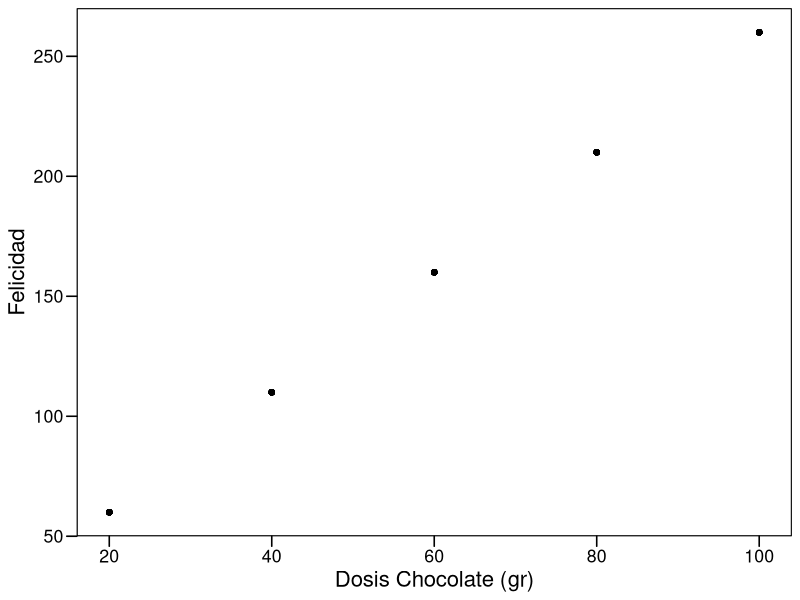
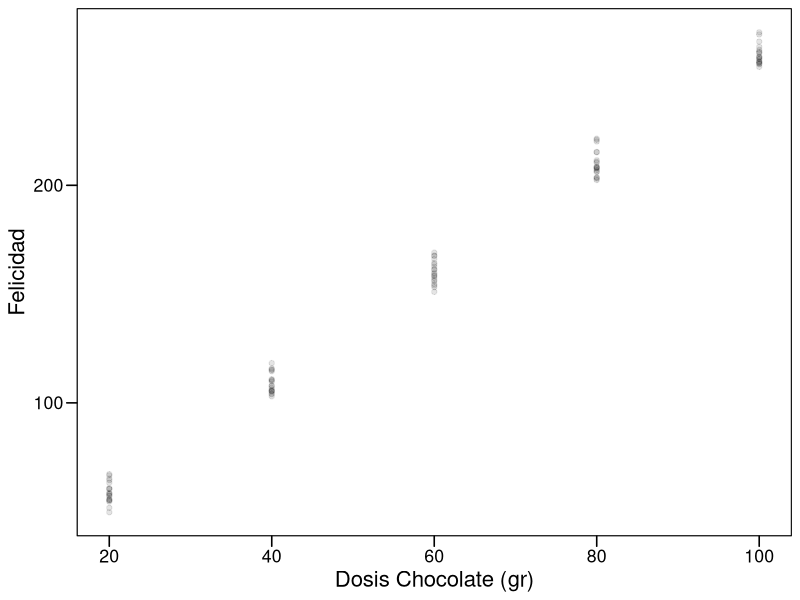
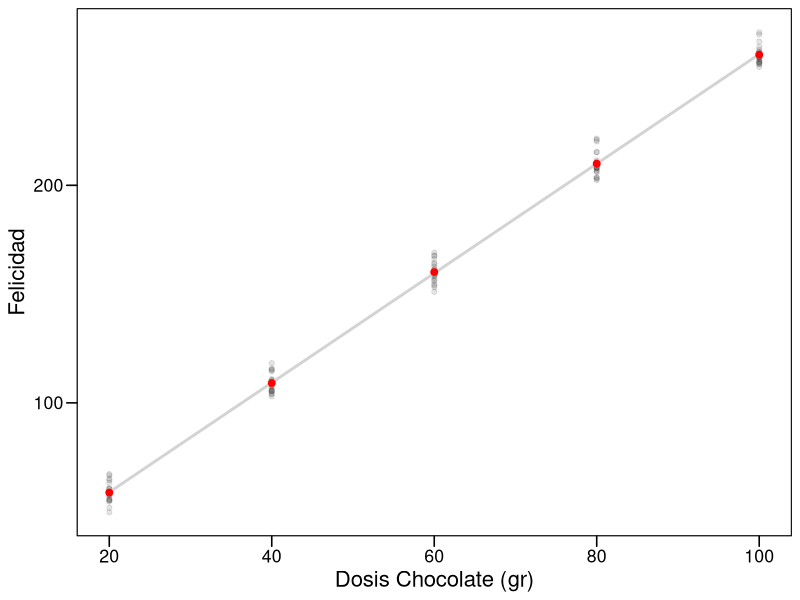
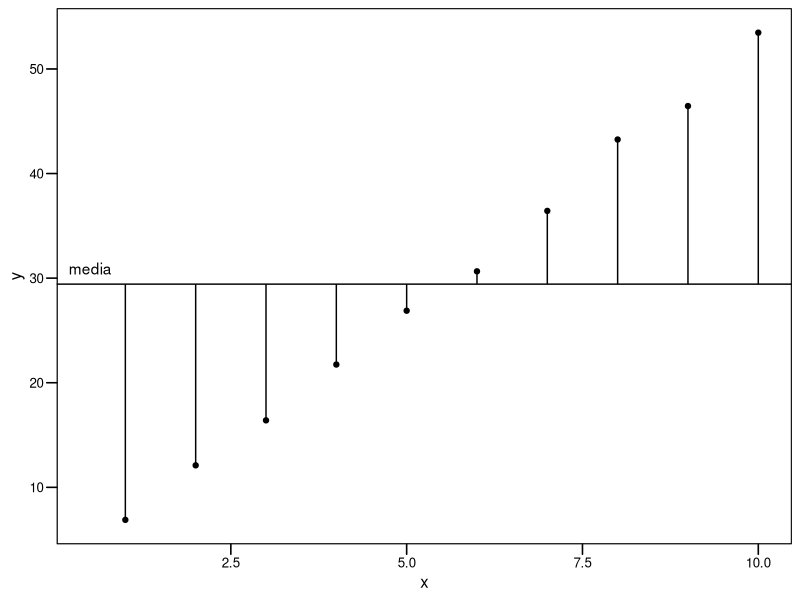
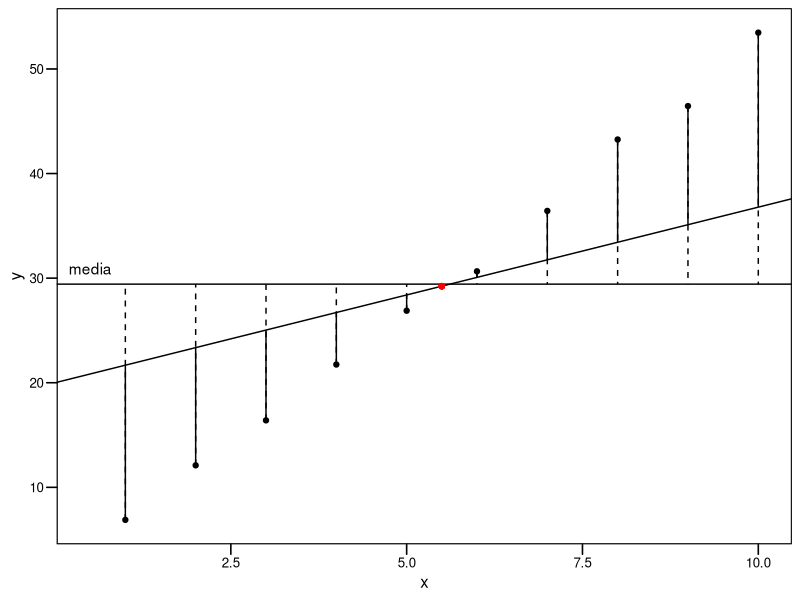
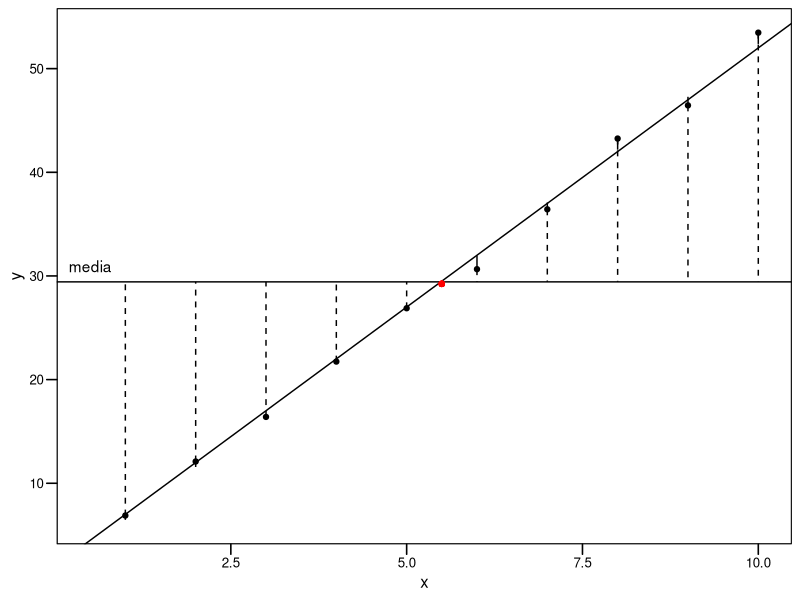
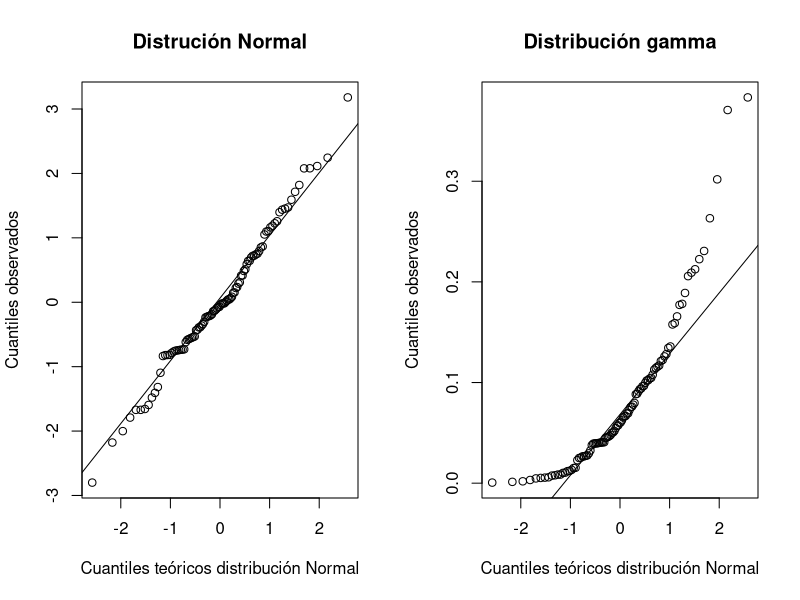
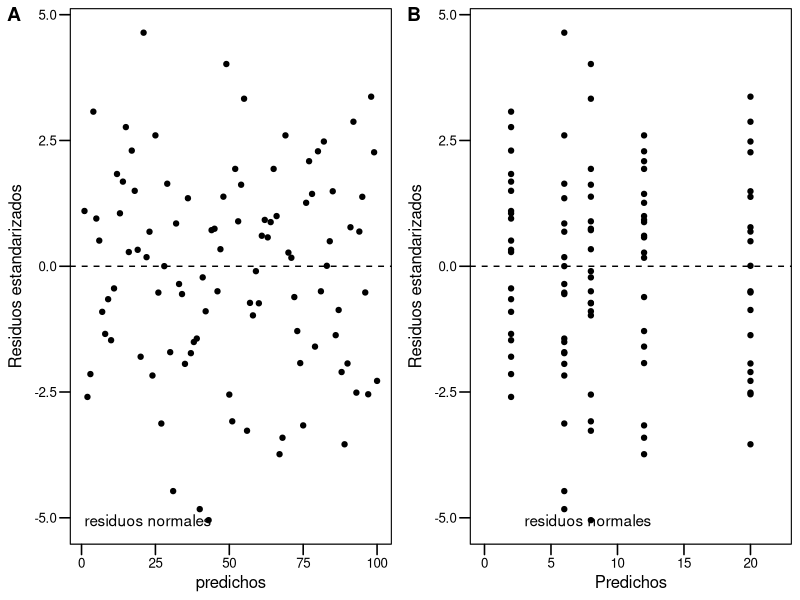

Write the R code that produced these figures, in order.
## ---- chunk 1
library(ggplot2)
suppressPackageStartupMessages(library(ggthemes))

## ---- chunk 2
# Generar participantes
id <- 1:100
# Generar dosis
dosis <- sort(rep(seq(20,100,20), 20))
# Generar respuesta "ideal" 
respuesta <- dosis * 2.5 + 10
# Construir data.frame
datos <- data.frame(id=id,
                    dosis=dosis,
                    respuesta=respuesta)

# Graficar
p <- ggplot(datos, aes(dosis, respuesta))+
      geom_point()+
      xlab("Dosis Chocolate (gr)")+
      ylab("Felicidad")+
      theme_base()+
      theme(plot.background = element_rect(colour = NA))

p

## ---- chunk 3
# semilla
set.seed(444)
# Agregar ruido con distribucion normal (media 0, sd = 5)
datos$respuesta <- datos$respuesta + rnorm(n = 100, mean = 0, sd = 5)

p <- ggplot(datos, aes(dosis, respuesta))+
       geom_point(alpha = 0.1)+
       xlab("Dosis Chocolate (gr)")+
       ylab("Felicidad")+
       theme_base()+
       theme(plot.background = element_rect(colour = NA))

p
## ---- chunk 4

# Graficar
p + geom_smooth(method = "lm", color="lightgray", se=FALSE)+
  stat_summary(fun.y = mean, geom="point", size=2, color="red")
  

## ---- chunk 5

x <- 1:10
y <- 5 * x +  2 + rnorm(10, 0, 1)

qq <- data.frame(x,y)

mylm <- lm(data=qq, y~x)

qq$fitted <- mylm$fitted.values

ggplot(qq, aes(x,y)) +
  geom_abline(slope=0, intercept=mean(y))+
  geom_segment(aes(xend=x, yend=mean(y)))+
  geom_point()+
  annotate("text", x = 0.5, y = mean(y)+ 1.5, 
           label= "media")+
  theme_base(base_size = 12)+
  theme(plot.background = element_rect(colour = NA))

## ---- chunk 6


qq$recta1 <- 92349/55000 *	x	 + 	20


ggplot(qq, aes(x,y)) +
  geom_abline(slope=0, intercept=mean(y))+
  geom_abline(slope=92349/55000, intercept=20)+
  geom_segment(aes(xend=x, yend=mean(y)), lty=2)+
  geom_segment(aes(xend=x, yend=recta1))+
  geom_point()+
  geom_point(aes(x=5.5, y=29.2349), col="red")+
  annotate("text", x = 0.5, y = mean(y)+ 1.5, 
           label= "media")+
  theme_base(base_size = 12)+
  theme(plot.background = element_rect(colour = NA))

## ---- chunk 7
ggplot(qq, aes(x,y)) +
  geom_abline(slope=0, intercept=mean(y))+
  geom_abline(slope=5, intercept=2)+
  geom_segment(aes(xend=x, yend=mean(y)), lty=2)+
  geom_segment(aes(xend=x, yend=fitted))+
  geom_point()+
  geom_point(aes(x=5.5, y=29.2349), col="red")+
  annotate("text", x = 0.5, y = mean(y)+ 1.5, 
           label= "media")+
  theme_base(base_size = 12)+
  theme(plot.background = element_rect(colour = NA))
## ---- chunk 8
# crear modelo
modelo_chocolate <- lm(data=datos,
                       respuesta ~ dosis)
# Ver resultados del modelo
summary(modelo_chocolate)
## ---- chunk 9
# Estimadores
broom::tidy(modelo_chocolate)
## ---- chunk 10
# Herramientas de diagnóstico del ajuste
t(broom::glance(modelo_chocolate))
## ---- chunk 11

par(mfrow=c(1,2))
mynorm <- rnorm(100,0,1)
mygamma <- rgamma(100,1,10)
qqnorm(mynorm,
       xlab="Cuantiles teóricos distribución Normal",
       ylab="Cuantiles observados",
       main="Distrución Normal")
qqline(mynorm)
qqnorm(mygamma,
       xlab="Cuantiles teóricos distribución Normal",
       ylab="Cuantiles observados",
       main="Distribución gamma")
qqline(mygamma)


## ---- chunk 12

# N=100
predichos_group <- c(rep(2, 20), rep(6,20), rep(8, 20),
                     rep(12, 20), rep(20, 20))

predichos <- 1:100

# Data para cada grafico

resid_normal <- rnorm(100, 0, 2)

# Residuos cuadrado

x <- seq(0.1, 10, 0.1)
resid_cuad <- -2 * x^2 + 20 *x + 10

resid_cuad2 <- scale(resid_cuad + rnorm(100,0, 5))


resid_outlier <- resid_normal
resid_outlier[7] <- 20


## Residuos cono

impar <- seq(1, 100, 2)
par <- seq(2,100,2)

resid_cone <- rep(0,100)
resid_cone[impar] <- resid_cone[impar] + exp(1:50/10)
resid_cone[par] <- resid_cone[par] - exp(1:50/10) 

resid_cone[50:100] <- resid_cone[50:100] + rnorm(51,2,5)


# Todos a un data.frame

df <- data.frame(predichos = predichos,
                 predichos_group = predichos_group,
                 resid_normal = resid_normal,
                 resid_outlier = resid_outlier,
                 resid_cuad = resid_cuad2,
                 resid_cone = resid_cone)


# base graph

basegraph_predichos <-  ggplot(df, aes(x=predichos)) +
  theme_base(base_size = 12)+
  theme(plot.background = element_rect(colour = NA))+
  geom_hline(yintercept = 0, lty=2) + 
  ylab("Residuos estandarizados")


basegraph_predichos_group <- ggplot(df, aes(x=predichos_group))+
  theme_base(base_size = 12)+
  theme(plot.background = element_rect(colour = NA))+
  geom_hline(yintercept = 0, lty=2) + 
  xlab("Predichos")+
  ylab("Residuos estandarizados")
  

## Normal plot

normal_plot <- basegraph_predichos +
  geom_point(aes(x=predichos, y=resid_normal), pch=19)+
  annotate("text", label="residuos normales",
           x=min(predichos),
           y =min(resid_normal),
           hjust=0)

normal_plot_group <- basegraph_predichos_group +
  geom_point(aes(y=resid_normal), pch=19)+
  xlim(c(0,22))+
  annotate("text", label="residuos normales",
           x=min(predichos_group) + 1,
           y =min(resid_normal),
           hjust=0)

normal_group <- cowplot::plot_grid(normal_plot,
                                   normal_plot_group,
                                   labels = "AUTO")


# We use the predichos_group + noise to have a better looking cone
cone_plot_pred <- basegraph_predichos_group +
  geom_point(aes(x= predichos_group + rnorm(100, 2, 1),
                 y=resid_cone),
             pch=19)+
  annotate("text", label="residuos tipo cono",
           x = min(predichos),
           y=  min(resid_cone),
           hjust=0)

cone_plot_group <- basegraph_predichos_group +
  geom_point(aes(y=resid_cone), pch=19)+
  annotate("text", label="residuos tipo cono",
           x = min(predichos),
           y= min(resid_cone),
           hjust=0)


cone_group <- cowplot::plot_grid(cone_plot_pred,
                                   cone_plot_group,
                                   labels = c("C", "D"))


cuad_plot <- basegraph_predichos +
  geom_point(aes(y=resid_cuad), pch=19)+
  annotate("text", label="residuos~con~patrón~x^{2}",
           parse=T,
           x= min(predichos),
           y= -3,
           hjust = 0)


outlier_plot <- basegraph_predichos+
  geom_point(aes(y=resid_outlier), pch=19)+
    annotate("text", label="outlier",
           x= 10,
           y= resid_outlier[7],
           hjust = 0)


rest_group <- cowplot::plot_grid(cuad_plot,
                                 outlier_plot,
                                 labels = c("D", "E"))


## ---- chunk 13

normal_group

## ---- chunk 14

cone_group

## ---- chunk 15

rest_group

## ---- chunk 16

x <- rnorm(50, 5, 5)
y <- -x +20 + rnorm(50, 5 , 5)


y_outlier <- y
y_min <- which(y==min(y))
y_outlier[y_min] <- 100 

x_outlier <- x
x_outlier[y_min] <- 50

# make df

leverage_df <- data.frame(x=x,
                          y=y,
                          x_outlier=x_outlier,
                          y_outlier=y_outlier)




p1 <- ggplot(leverage_df, aes(x_outlier, y_outlier))+
  geom_point(pch=19) +
  xlab("x") +
  ylab("y") +
  theme_base()+
    theme(plot.background = element_rect(colour = NA))

p2 <- p1 + geom_point(aes(x,y), col='orange')+
      geom_smooth(method = "lm", formula = y~x,
                  aes(x,y), se=F,
                  color="black",
                  inherit.aes = FALSE)
  
  
cowplot::plot_grid(p1 +  geom_smooth(method="lm", se=FALSE, color="black"),
                   p2)


## ---- chunk 17

model <- lm(y_outlier~x_outlier)

desired_resid <- sort(MASS::stdres(model))
desired_resid <- desired_resid[length(desired_resid)]

desired_lev <- sort(hatvalues(model))
desired_lev <- desired_lev[length(desired_lev)]

ggplot(model, aes(.hat, .stdresid)) +
  geom_point(aes(size=.cooksd))+
  xlab("Leverage")+
  ylab("Residuos estandarizados")+
  scale_size_continuous("Distancia (Cook)")+
  theme(legend.position = "bottom")+
  geom_hline(yintercept =  desired_resid, lty=2)+
  geom_vline(xintercept = desired_lev, lty=2)




## ---- chunk 18
# Acomodamos las opciones gráficas para 4 gráficos en 2x2
par(mfrow = c(2, 2))
# graficamos el ajuste
plot(modelo_chocolate)
## ---- chunk 19
# Agregar ruido en dosis creando nueva columna
datos$nueva_dosis <- datos$dosis + rnorm(100,10,10)
# Calcular el nuevo modelo
nuevo_modelo <- lm(data = datos,
                   respuesta~nueva_dosis)
# Guardar los predichos del modelo en datos
datos$nuevo_pred <- nuevo_modelo$fitted.values
# Guardar los residuos
datos$residuos <- nuevo_modelo$residuals 
# Veamos la data
fit_plot <- ggplot(datos, aes(nueva_dosis, respuesta))+
    geom_smooth(method="lm", se=FALSE, color="lightgray")+      
    geom_point(alpha = 0.5) +
    theme_base()+
    theme(plot.background = element_rect(colour = NA))+
    xlab("Dosis Chocolate (gr)")+
    ylab("Felicidad")

fit_plot


## ---- chunk 20
# Graficar
pre_plot <- ggplot(datos, aes(nueva_dosis, respuesta))+
  geom_point()+
  # Agregamos los predichos en una nueva capa!
  geom_point(aes(nueva_dosis, nuevo_pred), color="gray50", pch=1) +
  theme_base()+
  theme(plot.background = element_rect(colour = NA))+
  xlab("Dosis Chocolate (gr)")+
  ylab("Felicidad")
pre_plot

## ---- chunk 21
pre_plot +
  geom_segment(aes(xend = nueva_dosis, yend = nuevo_pred),
               alpha=0.5)

## ---- chunk 22

ggplot(datos, aes(nueva_dosis, respuesta))+
  #Agregamos opción de color dentro del geom_point()
  geom_point(aes(color = residuos))+ 
  geom_point(aes(nueva_dosis, nuevo_pred), color="gray50", pch=1) +
  geom_segment(aes(xend = nueva_dosis, yend = nuevo_pred),
               alpha=0.5)+
  theme_base()+
  theme(plot.background = element_rect(colour = NA))+
  xlab("Dosis Chocolate (gr)")+
  ylab("Felicidad")+
  # Agregamos color segun los residuos
  scale_color_gradientn(colours = c("red", "black", "red"))+
  # Sacamos la leyenda
  guides(color = FALSE)

## ---- chunk 23
# Creamos un grafico base al que agregaremos varias capas
grafico_base <- ggplot(datos, aes(nueva_dosis, respuesta))+
    geom_hline(yintercept = mean(datos$respuesta))+
    geom_point() +
    theme_base(base_size = 12)+
    theme(plot.background = element_rect(colour = NA))+
    xlab("Dosis Chocolate (gr)")+
    ylab("Felicidad")+
    annotate("text", label = "media global",
             x = 30, y = mean(datos$respuesta) + 15,
             size = 4, colour = "black")

# Variacion respecto de la media global
variacion_total <- grafico_base +
      geom_segment(aes(xend=nueva_dosis,
                       yend=mean(datos$respuesta)),
                       alpha=0.5)+
      ggtitle("Variación total")

# Variacion no explicada
variacion_explicada <- grafico_base+
 geom_smooth(method="lm", se=FALSE, color="lightgray")+
  geom_point(aes(nueva_dosis, nuevo_pred), color="gray50", pch=1) +
  geom_segment(aes(xend = nueva_dosis, y = mean(datos$respuesta),
                   yend = nuevo_pred), alpha=0.5)+
  ggtitle("Variación explicada")  


# Variacion explicada por el modelo
variacion_no_explicada <- grafico_base +
  geom_smooth(method="lm", se=FALSE, color="lightgray")+
  geom_point(aes(nueva_dosis, nuevo_pred), color="gray50", pch=1) +
  geom_segment(aes(xend = nueva_dosis, yend = nuevo_pred),
               alpha=0.5)+
  ggtitle("Variación no explicada")  
    

# Los tres graficos juntos
cowplot::plot_grid(variacion_total, variacion_explicada, variacion_no_explicada)    
